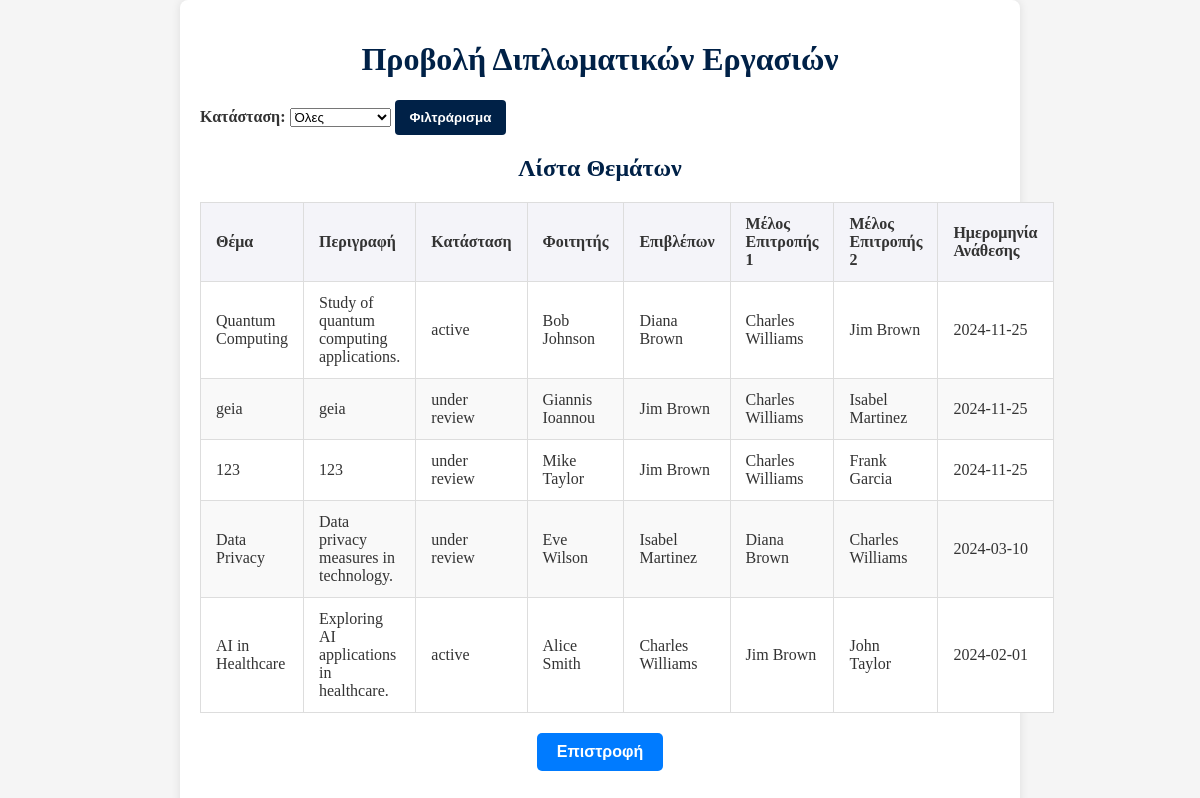
Page /view_thesis.php (signed in) on the committed database.
### tables this page shows
CREATE TABLE `thesis` (
  `thesisID` int(11) NOT NULL,
  `title` varchar(255) NOT NULL,
  `description` text NOT NULL,
  `status` enum('under assignment','active','under review','finalized','withdrawn') NOT NULL,
  `supervisorID` int(11) NOT NULL,
  `member1ID` int(11) DEFAULT NULL,
  `member2ID` int(11) DEFAULT NULL,
  `studentID` int(11) DEFAULT NULL,
  `finalGrade` decimal(2,1) DEFAULT NULL,
  `postedDate` date NOT NULL,
  `assignmentDate` date DEFAULT NULL,
  `completionDate` date DEFAULT NULL,
  `examinationDate` date DEFAULT NULL,
  `withdrawalDate` date DEFAULT NULL,
  `pdf` varchar(50) DEFAULT NULL,
  `withdrawn_comment` enum('from professor','from secretary') DEFAULT NULL,
  `general_assembly` varchar(20) DEFAULT NULL,
  `member1Grade` double(2,1) DEFAULT NULL,
  `member2Grade` double(2,1) DEFAULT NULL,
  `nemertes` varchar(50) DEFAULT NULL
);

CREATE TABLE `students` (
  `Student_ID` int(11) NOT NULL,
  `AM` int(8) NOT NULL,
  `Name` varchar(50) NOT NULL,
  `Surname` varchar(50) NOT NULL,
  `Has_Thesis` tinyint(1) DEFAULT 0,
  `Address` varchar(255) DEFAULT NULL,
  `email` varchar(100) DEFAULT NULL,
  `mobile` varchar(15) DEFAULT NULL,
  `landline` varchar(15) DEFAULT NULL
);

CREATE TABLE `professors` (
  `Professor_ID` int(11) NOT NULL,
  `Name` varchar(50) NOT NULL,
  `Surname` varchar(50) NOT NULL,
  `Subject` varchar(100) DEFAULT NULL,
  `email` varchar(100) DEFAULT NULL,
  `mobile` varchar(15) DEFAULT NULL
);

### view_thesis.php (the view, shortened to what this page needs)
<?php
include 'access.php';
$status_condition = "";
$params = [];
$query = "
    SELECT
        thesis.thesisID,
        thesis.title,
        thesis.description,
        thesis.status,
        thesis.assignmentDate,
        students.name AS student_name,
        students.surname AS student_surname,
        supervisor.name AS supervisor_name,
        supervisor.surname AS supervisor_surname,
        member1.name AS member1_name,
        member1.surname AS member1_surname,
        member2.name AS member2_name,
        member2.surname AS member2_surname
    FROM
        thesis
    LEFT JOIN students ON thesis.studentID = students.Student_ID
    LEFT JOIN professors AS supervisor ON thesis.supervisorID = supervisor.Professor_ID
    LEFT JOIN professors AS member1 ON thesis.member1ID = member1.Professor_ID
    LEFT JOIN professors AS member2 ON thesis.member2ID = member2.Professor_ID
    WHERE
        thesis.status IN ('active', 'under review')
        $status_condition
    ORDER BY
        thesis.assignmentDate DESC
";
$stmt = $con->prepare($query);
if (!empty($params)) {
    $stmt->bind_param('s', $params[0]);
} else {
    $stmt->execute();
}
$stmt->execute();
$result = $stmt->get_result();
?>
<!DOCTYPE html>
<html lang="el">
<head>
    <link rel="stylesheet" href="dipl.css">
</head>
<body>
    <div class="container">
        <h1>Προβολή Διπλωματικών Εργασιών</h1>
        <form method="GET" action="" style="margin-bottom: 20px;">
            <label for="status">Κατάσταση:</label>
            <select name="status" id="status">
                <option value="">Όλες</option>
            </select>
            <button type="submit">Φιλτράρισμα</button>
        </form>
        <div class="topic-list">
            <h2>Λίστα Θεμάτων</h2>
            <?php
            if ($result->num_rows > 0) {
                echo '<table class="thesis-table">';
                echo '<thead>
                        <tr>
                            <th>Θέμα</th>
                            <th>Περιγραφή</th>
                            <th>Κατάσταση</th>
                            <th>Φοιτητής</th>
                            <th>Επιβλέπων</th>
                            <th>Μέλος Επιτροπής 1</th>
                            <th>Μέλος Επιτροπής 2</th>
                            <th>Ημερομηνία Ανάθεσης</th>
                        </tr>
                      </thead>';
                echo '<tbody>';
                while ($row = $result->fetch_assoc()) {
                    echo '<tr onclick="showModal(' . htmlspecialchars(json_encode($row), ENT_QUOTES, 'UTF-8') . ')">';
                    echo '<td>' . htmlspecialchars($row['title']) . '</td>';
                    echo '<td>' . htmlspecialchars($row['description']) . '</td>';
                    echo '<td>' . htmlspecialchars($row['status']) . '</td>';
                    echo '<td>' . htmlspecialchars($row['student_name'] . ' ' . $row['student_surname']) . '</td>';
                    echo '<td>' . htmlspecialchars($row['supervisor_name'] . ' ' . $row['supervisor_surname']) . '</td>';
                    echo '<td>' . htmlspecialchars($row['member1_name'] . ' ' . $row['member1_surname']) . '</td>';
                    echo '<td>' . htmlspecialchars($row['member2_name'] . ' ' . $row['member2_surname']) . '</td>';
                    echo '<td>' . htmlspecialchars($row['assignmentDate']) . '</td>';
                    echo '</tr>';
                }
                echo '</tbody></table>';
            } else {
                echo '<p class="no-thesis">Δεν βρέθηκαν αποτελέσματα για τα φίλτρα σας.</p>';
            }
            ?>
        </div>
        <button class="add-topic-button" onclick="window.location.href = 'secretary.php';">Επιστροφή</button>
    </div>
</body>
</html>

### dipl.css (style rules this page uses)
body { font-family: "Georgia", serif; background-color: #f5f5f5; color: #333; margin: 0; padding: 0; }
.container { max-width: 800px; margin: auto; padding: 20px; background-color: #ffffff; box-shadow: 0 0 10px rgba(0, 0, 0, 0.1); border-radius: 8px; }
h1, h2 { color: #002147; text-align: center; }
.topic-list { margin-bottom: 20px; }
.add-topic-button { display: inline-block; padding: 10px 20px; background-color: #961823; color: white; text-decoration: none; border-radius: 5px; font-weight: bold; margin-top: 15px; cursor: pointer; text-align: center; transition: background-color 0.3s; }
form label { font-weight: bold; color: #333; }
button[type="submit"], button[type="button"] { padding: 10px 15px; font-weight: bold; border-radius: 4px; border: none; cursor: pointer; transition: background-color 0.3s; }
button[type="submit"] { background-color: #002147; color: white; }

### view_thesis.php (style rules this page uses)
.thesis-table { width: 100%; border-collapse: collapse; margin: 20px 0; font-size: 1em; text-align: left; }
.thesis-table th, .thesis-table td { padding: 12px 15px; border: 1px solid #ddd; }
.thesis-table th { background-color: #f4f4f9; font-weight: bold; }
.thesis-table tr:nth-child(even) { background-color: #f9f9f9; }
.thesis-table tr:nth-child(odd) { background-color: #fff; }
.add-topic-button { display: block; margin: 20px auto; padding: 10px 20px; background-color: #007BFF; color: white; border: none; border-radius: 5px; cursor: pointer; font-size: 16px; }

### rows in the picture
thesis: title "Quantum Computing", description "Study of quantum computing applications.", status "active", studentID.Surname "Bob Johnson", supervisorID.Surname "Diana Brown", member1ID.Surname "Charles Williams", member2ID.Surname "Jim Brown", assignmentDate "2024-11-25"
thesis: title "geia", description "geia", status "under review", studentID.Surname "Giannis Ioannou", supervisorID.Surname "Jim Brown", member1ID.Surname "Charles Williams", member2ID.Surname "Isabel Martinez", assignmentDate "2024-11-25"
thesis: title "123", description "123", status "under review", studentID.Surname "Mike Taylor", supervisorID.Surname "Jim Brown", member1ID.Surname "Charles Williams", member2ID.Surname "Frank Garcia", assignmentDate "2024-11-25"
thesis: title "Data Privacy", description "Data privacy measures in technology.", status "under review", studentID.Surname "Eve Wilson", supervisorID.Surname "Isabel Martinez", member1ID.Surname "Diana Brown", member2ID.Surname "Charles Williams", assignmentDate "2024-03-10"
thesis: title "AI in Healthcare", description "Exploring AI applications in healthcare.", status "active", studentID.Surname "Alice Smith", supervisorID.Surname "Charles Williams", member1ID.Surname "Jim Brown", member2ID.Surname "John Taylor", assignmentDate "2024-02-01"
